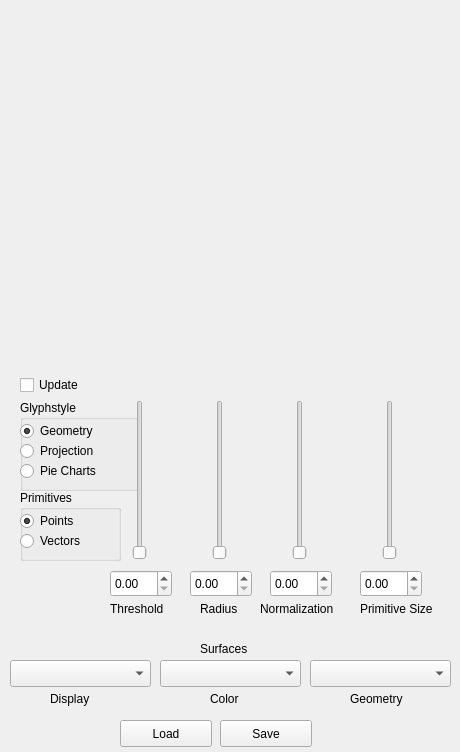
<?xml version="1.0" encoding="UTF-8"?>
<ui version="4.0">
 <class>GlyphEditor</class>
 <widget class="QWidget" name="GlyphEditor">
  <property name="geometry">
   <rect>
    <x>0</x>
    <y>0</y>
    <width>460</width>
    <height>752</height>
   </rect>
  </property>
  <property name="windowTitle">
   <string>Form</string>
  </property>
  <widget class="GLGlyphView" name="widget" native="true">
   <property name="geometry">
    <rect>
     <x>20</x>
     <y>10</y>
     <width>421</width>
     <height>361</height>
    </rect>
   </property>
  </widget>
  <widget class="QGroupBox" name="groupBox">
   <property name="geometry">
    <rect>
     <x>20</x>
     <y>400</y>
     <width>121</width>
     <height>91</height>
    </rect>
   </property>
   <property name="title">
    <string>Glyphstyle</string>
   </property>
   <widget class="QRadioButton" name="pies">
    <property name="geometry">
     <rect>
      <x>0</x>
      <y>60</y>
      <width>106</width>
      <height>22</height>
     </rect>
    </property>
    <property name="text">
     <string>Pie Charts</string>
    </property>
   </widget>
   <widget class="QRadioButton" name="geometry">
    <property name="geometry">
     <rect>
      <x>0</x>
      <y>20</y>
      <width>106</width>
      <height>22</height>
     </rect>
    </property>
    <property name="text">
     <string>Geometry</string>
    </property>
    <property name="checked">
     <bool>true</bool>
    </property>
   </widget>
   <widget class="QRadioButton" name="projection">
    <property name="geometry">
     <rect>
      <x>0</x>
      <y>40</y>
      <width>106</width>
      <height>22</height>
     </rect>
    </property>
    <property name="text">
     <string>Projection</string>
    </property>
   </widget>
  </widget>
  <widget class="QGroupBox" name="groupBox_2">
   <property name="geometry">
    <rect>
     <x>20</x>
     <y>490</y>
     <width>101</width>
     <height>71</height>
    </rect>
   </property>
   <property name="title">
    <string>Primitives</string>
   </property>
   <property name="checkable">
    <bool>false</bool>
   </property>
   <widget class="QRadioButton" name="points">
    <property name="geometry">
     <rect>
      <x>0</x>
      <y>20</y>
      <width>106</width>
      <height>22</height>
     </rect>
    </property>
    <property name="text">
     <string>Points</string>
    </property>
    <property name="checkable">
     <bool>true</bool>
    </property>
    <property name="checked">
     <bool>true</bool>
    </property>
   </widget>
   <widget class="QRadioButton" name="vectors">
    <property name="geometry">
     <rect>
      <x>0</x>
      <y>40</y>
      <width>106</width>
      <height>22</height>
     </rect>
    </property>
    <property name="text">
     <string>Vectors</string>
    </property>
   </widget>
  </widget>
  <widget class="QSlider" name="thresholdSlider">
   <property name="geometry">
    <rect>
     <x>130</x>
     <y>400</y>
     <width>19</width>
     <height>160</height>
    </rect>
   </property>
   <property name="orientation">
    <enum>Qt::Vertical</enum>
   </property>
  </widget>
  <widget class="QSlider" name="radiusSlider">
   <property name="geometry">
    <rect>
     <x>210</x>
     <y>400</y>
     <width>19</width>
     <height>160</height>
    </rect>
   </property>
   <property name="orientation">
    <enum>Qt::Vertical</enum>
   </property>
  </widget>
  <widget class="QSlider" name="normSlider">
   <property name="geometry">
    <rect>
     <x>290</x>
     <y>400</y>
     <width>19</width>
     <height>160</height>
    </rect>
   </property>
   <property name="orientation">
    <enum>Qt::Vertical</enum>
   </property>
  </widget>
  <widget class="QSlider" name="sizeSlider">
   <property name="geometry">
    <rect>
     <x>380</x>
     <y>400</y>
     <width>19</width>
     <height>160</height>
    </rect>
   </property>
   <property name="orientation">
    <enum>Qt::Vertical</enum>
   </property>
  </widget>
  <widget class="QDoubleSpinBox" name="thresholdBox">
   <property name="geometry">
    <rect>
     <x>110</x>
     <y>570</y>
     <width>62</width>
     <height>27</height>
    </rect>
   </property>
   <property name="maximum">
    <double>1.000000000000000</double>
   </property>
   <property name="singleStep">
    <double>0.010000000000000</double>
   </property>
  </widget>
  <widget class="QDoubleSpinBox" name="radiusBox">
   <property name="geometry">
    <rect>
     <x>190</x>
     <y>570</y>
     <width>62</width>
     <height>27</height>
    </rect>
   </property>
   <property name="maximum">
    <double>10.000000000000000</double>
   </property>
   <property name="singleStep">
    <double>0.100000000000000</double>
   </property>
  </widget>
  <widget class="QDoubleSpinBox" name="normBox">
   <property name="geometry">
    <rect>
     <x>270</x>
     <y>570</y>
     <width>62</width>
     <height>27</height>
    </rect>
   </property>
   <property name="maximum">
    <double>1.000000000000000</double>
   </property>
   <property name="singleStep">
    <double>0.010000000000000</double>
   </property>
  </widget>
  <widget class="QDoubleSpinBox" name="sizeBox">
   <property name="geometry">
    <rect>
     <x>360</x>
     <y>570</y>
     <width>62</width>
     <height>27</height>
    </rect>
   </property>
   <property name="maximum">
    <double>10.000000000000000</double>
   </property>
   <property name="singleStep">
    <double>0.010000000000000</double>
   </property>
  </widget>
  <widget class="QLabel" name="label">
   <property name="geometry">
    <rect>
     <x>110</x>
     <y>600</y>
     <width>71</width>
     <height>17</height>
    </rect>
   </property>
   <property name="text">
    <string>Threshold</string>
   </property>
  </widget>
  <widget class="QLabel" name="label_2">
   <property name="geometry">
    <rect>
     <x>200</x>
     <y>600</y>
     <width>59</width>
     <height>17</height>
    </rect>
   </property>
   <property name="text">
    <string>Radius</string>
   </property>
  </widget>
  <widget class="QLabel" name="label_3">
   <property name="geometry">
    <rect>
     <x>260</x>
     <y>600</y>
     <width>91</width>
     <height>17</height>
    </rect>
   </property>
   <property name="text">
    <string>Normalization</string>
   </property>
  </widget>
  <widget class="QLabel" name="label_4">
   <property name="geometry">
    <rect>
     <x>360</x>
     <y>600</y>
     <width>91</width>
     <height>17</height>
    </rect>
   </property>
   <property name="text">
    <string>Primitive Size</string>
   </property>
  </widget>
  <widget class="QComboBox" name="colorBox">
   <property name="geometry">
    <rect>
     <x>160</x>
     <y>660</y>
     <width>141</width>
     <height>27</height>
    </rect>
   </property>
  </widget>
  <widget class="QComboBox" name="displayBox">
   <property name="geometry">
    <rect>
     <x>10</x>
     <y>660</y>
     <width>141</width>
     <height>27</height>
    </rect>
   </property>
  </widget>
  <widget class="QComboBox" name="geoBox">
   <property name="geometry">
    <rect>
     <x>310</x>
     <y>660</y>
     <width>141</width>
     <height>27</height>
    </rect>
   </property>
  </widget>
  <widget class="QLabel" name="label_5">
   <property name="geometry">
    <rect>
     <x>50</x>
     <y>690</y>
     <width>51</width>
     <height>17</height>
    </rect>
   </property>
   <property name="text">
    <string>Display</string>
   </property>
  </widget>
  <widget class="QLabel" name="label_6">
   <property name="geometry">
    <rect>
     <x>210</x>
     <y>690</y>
     <width>41</width>
     <height>17</height>
    </rect>
   </property>
   <property name="text">
    <string>Color</string>
   </property>
  </widget>
  <widget class="QLabel" name="label_7">
   <property name="geometry">
    <rect>
     <x>350</x>
     <y>690</y>
     <width>67</width>
     <height>17</height>
    </rect>
   </property>
   <property name="text">
    <string>Geometry</string>
   </property>
  </widget>
  <widget class="QPushButton" name="loadButton">
   <property name="geometry">
    <rect>
     <x>120</x>
     <y>720</y>
     <width>92</width>
     <height>27</height>
    </rect>
   </property>
   <property name="text">
    <string>Load</string>
   </property>
  </widget>
  <widget class="QPushButton" name="saveButton">
   <property name="geometry">
    <rect>
     <x>220</x>
     <y>720</y>
     <width>92</width>
     <height>27</height>
    </rect>
   </property>
   <property name="text">
    <string>Save</string>
   </property>
  </widget>
  <widget class="QLabel" name="label_8">
   <property name="geometry">
    <rect>
     <x>200</x>
     <y>640</y>
     <width>61</width>
     <height>17</height>
    </rect>
   </property>
   <property name="text">
    <string>Surfaces</string>
   </property>
  </widget>
  <widget class="QCheckBox" name="updateBox">
   <property name="geometry">
    <rect>
     <x>20</x>
     <y>374</y>
     <width>81</width>
     <height>22</height>
    </rect>
   </property>
   <property name="mouseTracking">
    <bool>true</bool>
   </property>
   <property name="focusPolicy">
    <enum>Qt::ClickFocus</enum>
   </property>
   <property name="text">
    <string>Update</string>
   </property>
   <property name="checked">
    <bool>false</bool>
   </property>
   <property name="autoRepeat">
    <bool>false</bool>
   </property>
  </widget>
 </widget>
 <customwidgets>
  <customwidget>
   <class>GLGlyphView</class>
   <extends>QWidget</extends>
   <header>glglyphview.h</header>
   <container>1</container>
  </customwidget>
 </customwidgets>
 <resources/>
 <connections/>
</ui>
